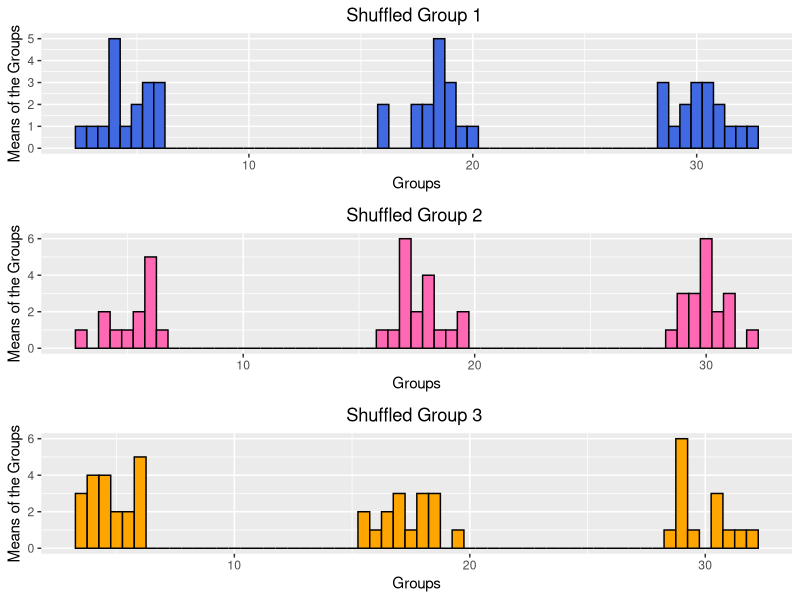
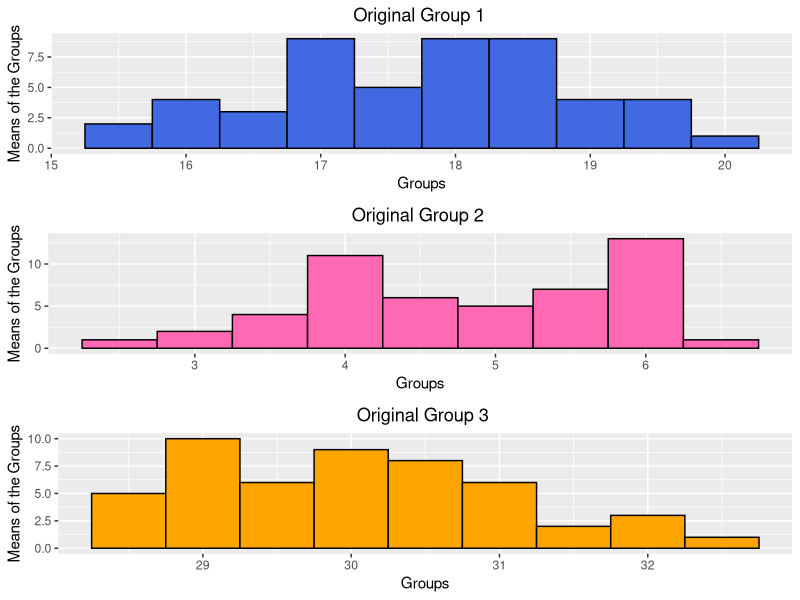

Generate these figures, in order, with R:
## ---- chunk 1
knitr::opts_chunk$set(echo = TRUE)
## ---- chunk 2
library(tidyverse)
library(gridExtra)
## ---- chunk 3
#############################################################
# FUNCTION: zeroes_counter
# Description: Counts the number of zeroes in a numeric vector
# Input(s): 'vec' (a vector of numerics)
# Output(s): 'counter' (the count of zeros in the vector)
# ------------------------------------------------------

zeroes_counter <- function(vec = NULL){
# function body
  counter <- 0 # tracks the number of 0s
  
  if (is.null(vec)){ # return a count of 0 if no input vector
    counter <- 0
  } else
  
  for (i in seq_along(vec)){
    if(vec[i] != 0) next # only increment 'counter' if 'vec[i]' is a 0
    counter = counter+1
  }
 
  return(counter)

} # end of zeroes_counter
#############################################################

# Utilizing the function ------------------------------------------------------


vec1 <- sample(c(1:100, rep(0, sample(1:50, 1)))) # create a shuffled vector of numbers including random number of 0's.
cat("Here's my vector: ", vec1, "\n",
    "The number of zeroes in my vector is: ",zeroes_counter(vec = vec1),"\n")
## ---- chunk 4
#############################################################
# FUNCTION: zeroes_counter2
# Description: Counts the number of zeroes in a numeric vector
# Input(s): 'vec' (a vector of numerics)
# Output(s): 'counter' (the count of zeros in the vector)
# ------------------------------------------------------

zeroes_counter2 <- function(vec = NULL){
# function body
  counter <- 0
  
  if (is.null(vec)){ # return a count of 0 if no input vector
    counter <- 0
  } else
  
  counter <- length(vec[vec == 0])
  return(counter)

} # end of zeroes_counter
#############################################################

# Utilizing the function ------------------------------------------------------

vec1 <- sample(c(1:100, rep(0, sample(1:50, 1)))) # create a shuffled vector of numbers including random number of 0's.
cat("Here's my vector: ", vec1, "\n",
    "The number of zeroes in my vector is: ",zeroes_counter2(vec = vec1),"\n")

## ---- chunk 5
#############################################################
# FUNCTION: make_matrix
# Description:  create a matrix with specified number of rows and columns in which each element is the product of the row number x the column number.
# Input(s):  'rows' (no. of rows in the matrix)
#            'cols' (no. of columns in the matrix0
# output(s):  a matrix 'm'
# ------------------------------------------------------

make_matrix <- function(rows = NULL, cols = NULL){
  
   m <- NULL # initialize matrix 'm'
   
  if (is.null(rows)|is.null(cols)){ # Ensure the function only runs when rows and columns number are provided
   stop("Function Failure: Pls insert integer values for input parameters 'rows' (number of rows) and 'cols'(number of columns)")
  } else
  
  for (i in seq_len(rows)){
        mr <- matrix(i * seq_len(cols), ncol = cols) # create a 1 x (cols) matrix with the values being the current row number times the column numbers
    m <- rbind(m,mr) # adds the matrix 'mr' to the final matrix 'm'
    }
    
return(m)

} # end of make_matrix

#############################################################

# Utilizing the make_matrix() function ------------------------------------------------------

make_matrix(rows = 5, cols = 7)
## ---- chunk 6

#############################################################
# FUNCTION: sim_df
# Description: create a dataframe with a simulated dataset of 3 groups of data
#              each group drawn from a normal distribution with a different mean
# Input(s):  'means' ( a atomic vector containing means for the 3 groups)
# output(s):  a dataframe 'df'
# ------------------------------------------------------

sim_df <- function(means = c(5, 16, 30)){
   if (is.null(means)){ # Ensure the function only runs when an input is given
   stop("Function Failure: Insert 'means' (an atomic vector containing means for the 3 groups")
  } else
  
  Group <- NULL # create an empty vector 'Group'
  Response <- NULL # create an empty vector 'Response'
  n <- 50
  set.seed(89)
  for(i in seq_along(means)){
    Group <- c(Group, rep(i, n)) # add the group number to the 'Group' vector
    Response <- c(Response, rnorm(n, mean = means[i])) # add the current 'Response' values to the 'Response' vector
  }
  
df <- data.frame(Group, Response) # join 'Group' and 'Response' vectors into a dataframe

return(df)

} # end of sim_df

#############################################################

# Utilizing the sim_df() function ------------------------------------------------------

a <- sim_df(c(18, 5, 29))
print(a)



## ---- chunk 7
#############################################################
# FUNCTION: shuffle_means
# Description:  a custom function that 1) reshuffles the response variable, and 2) calculates the mean of each group in the reshuffled data. Store the means in a vector of length 3
# Input(s):  dataframe 'df'
# Output(s):  vector 'v'
# ------------------------------------------------------

shuffle_means <- function(df = NULL){

   if (is.null(df)){ # Ensure the function only runs when an input is given
   stop("Function Failure: Insert 'df' a dataframe")
  } else
  
  df[2] <- sample(df$Response) # shuffle 'Response' variable while holding 'Group' variable constant 
  v <-  df %>% group_by(Group) %>% 
               summarize(Mean_of_Group = mean(Response)) # computes the mean of the 'Response' variable for each group 
  
return(v)

} # end of shuffle_means

#############################################################

# Utilizing shuffle_means() function ------------------------------------------------------

s <- shuffle_means(a)
print(s)

## ---- chunk 8

#Replicate_Number <- NULL
t <- data.frame(NULL)


for (i in seq_len(100)){
  
  reShape <- spread(as.data.frame(shuffle_means(a)), key = Group, value = Mean_of_Group) # convert the 'shuffle_means(a)' from long to wide format. 
  # Note: 'shuffle_means(a) was transform to a dataframe as it was a tibble and spread() only takes in dataframe objects.
  d <- data.frame(i, reShape)
  t <- rbind(t, d) # add the dataframe from each iteration to the output dataframe 't'
}

names(t) <- c("Replicate Number", "Group 1 Means", "Group 2 Means", "Group 3 Means")
print(t)

## ---- chunk 9

# Reshuffled means plots ------------------------------------------------------

y <- sim_df(c(18, 5, 30)) # create a simulated dataframe
y[2] <- sample(y$Response) # shuffle the Response variable


plot_1 <- ggplot(data = y%>%filter(Group == 1),aes(x = Response)) + # plot group 1
               geom_histogram(binwidth = 0.5,fill = "royalblue", color = "black") +
               labs(title = "Shuffled Group 1 ", x = "Groups", y = "Means of the Groups")+
               theme(plot.title = element_text(hjust=0.5))
               
plot_2 <- ggplot(data = y%>%filter(Group == 2),aes(x = Response)) + # plot group 2
               geom_histogram(binwidth = 0.5,fill = "hotpink", color = "black") +
               labs(title = "Shuffled Group 2 ", x = "Groups", y = "Means of the Groups") +
               theme(plot.title = element_text(hjust=0.5))

plot_3 <- ggplot(data = y%>%filter(Group == 3),aes(x = Response)) + # plot group 3
               geom_histogram(binwidth = 0.5,fill =  "orange", color = "black") +
               labs(title = "Shuffled Group 3 ", x = "Groups", y = "Means of the Groups") +
               theme(plot.title = element_text(hjust=0.5))


plotList <-list(plot_1, plot_2, plot_3) # compress all the plots into a list
grid.arrange(grobs = plotList) # plot all 3 plots on a grid


# Original means plot (unshuffled) ------------------------------------------------------

f <- sim_df(c(18, 5, 30))

plot_4 <- ggplot(data = f%>%filter(Group == 1),aes(x = Response)) + # plot group 1
               geom_histogram(binwidth = 0.5,fill = "royalblue", color = "black") +
               labs(title = "Original Group 1 ", x = "Groups", y = "Means of the Groups")+
               theme(plot.title = element_text(hjust=0.5))
               
plot_5 <- ggplot(data = f%>%filter(Group == 2),aes(x = Response)) + # plot group 2
               geom_histogram(binwidth = 0.5,fill = "hotpink", color = "black") +
               labs(title = "Original Group 2 ", x = "Groups", y = "Means of the Groups") +
               theme(plot.title = element_text(hjust=0.5))

plot_6 <- ggplot(data = f%>%filter(Group == 3),aes(x = Response)) + # plot group 3
               geom_histogram(binwidth = 0.5,fill =  "orange", color = "black") +
               labs(title = "Original Group 3 ", x = "Groups", y = "Means of the Groups") +
               theme(plot.title = element_text(hjust=0.5))


plotList2 <-list(plot_4, plot_5, plot_6) # compress all the plots into a list
grid.arrange(grobs = plotList2) # plot all 3 plots on a grid

